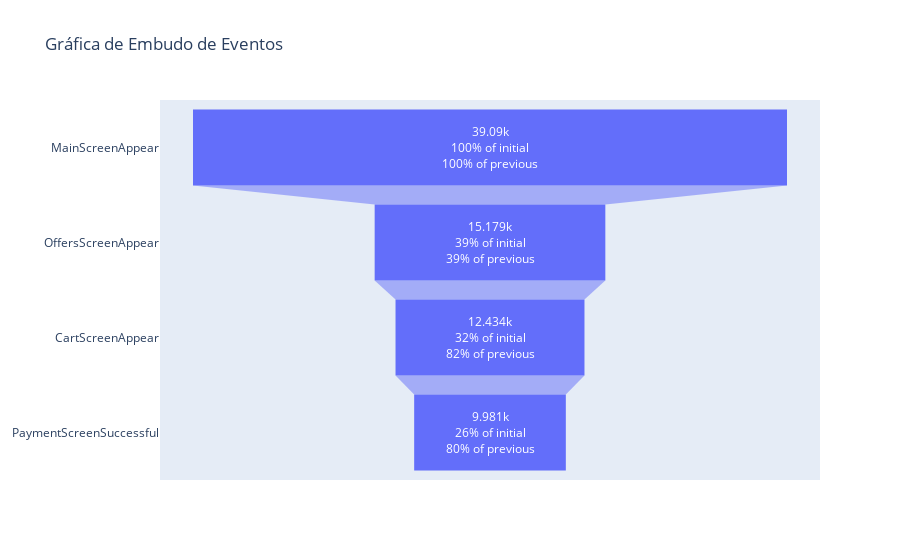

Notebook code for this chart:
### Markdown cell above
**Eventos representados en la gráfica:**

1. **MainScreenAppear**: El evento con la mayor cantidad de usuarios, con **37,676k usuarios**. Es el punto inicial del embudo y representa el 100% tanto en términos absolutos como relativos.
   
2. **OffersScreenAppear**: De los usuarios que llegaron al primer evento, solo **14,767k** (aproximadamente el 39% de los usuarios iniciales) continuaron hacia este evento. Esto indica una caída significativa, con una retención del 39% respecto al evento inicial.
   
3. **CartScreenAppear**: Luego, **14,69k usuarios** pasan al evento del carrito de compras, lo que representa el 36% del total de usuarios iniciales. También hay una retención del **99%** respecto al evento inmediatamente anterior (OffersScreenAppear).

4. **PaymentScreenSuccessful**: Finalmente, **11,852k usuarios** completaron el proceso de pago, representando el **31%** del total inicial y el **81%** de los que llegaron al evento anterior (CartScreenAppear).

### Code cell
embudo(a2)

### Figure 1 — Plotly figure (JSON) as saved in the notebook; plotly's stock layout.template omitted (floating-point values rounded to 4 significant figures)
{"data": [{"textinfo": "value+percent previous+percent initial", "type": "funnel", "x": [39090, 15179, 12434, 9981], "y": ["MainScreenAppear", "OffersScreenAppear", "CartScreenAppear", "PaymentScreenSuccessful"]}], "layout": {"title": {"text": "Gráfica de Embudo de Eventos"}}}
